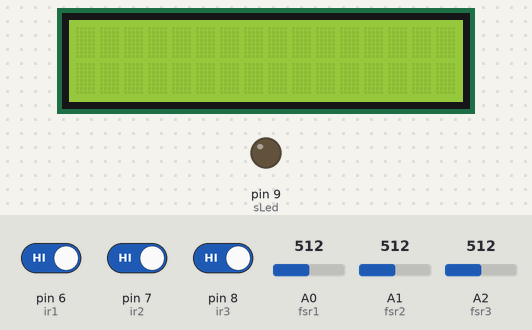
Recording of a sketch running on a simulated Arduino Uno, built with avr-gcc and run on an emulated ATmega328P. Parts: 16×2 character LCD, output pins drawn as LEDs (lit = HIGH). Dashed ring = blinking. Inputs (shaded band) come from the test bench; at power-on: A0 (fsr1) = 512, pin 6 (ir1) HIGH, pin 7 (ir2) HIGH, pin 8 (ir3) HIGH, A1 (fsr2) = 512, A2 (fsr3) = 512. What the sketch prints to the serial monitor is not drawn.

Above: at 2.7 s.
2.8 s: A0 (fsr1) set to 214
At 4.78 s:
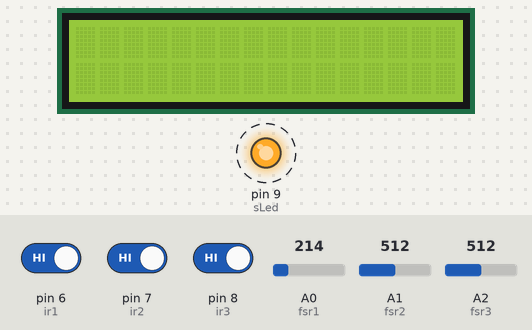
6.7 s: A0 (fsr1) set to 186
At 7.2 s:
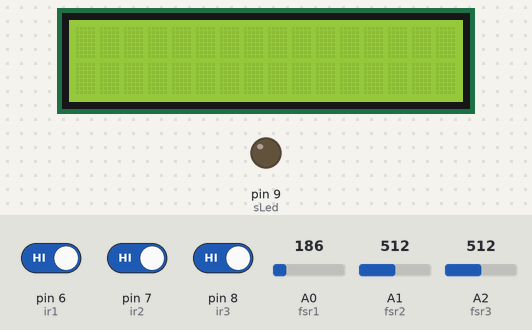
Timing chart, 0 to 9.7 s (numbered marks = the images above; inputs shaded):
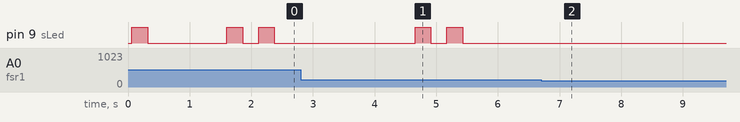

Measured:
- the behaviour switches between 201 and 200 on A0 (fsr1) (found by bisection; images 1 and 2)
- after the input at 6.7 s, pin 9 (sLed): stops changing and stays LOW
- by itself, pin 9 (sLed): alternates HIGH for 0.26 s and LOW for 0.26 s, 4 changes in all, then stays LOW

The sketch:

IPM029.ino
```cpp
// (licence header left out)
#include <LiquidCrystal.h>
#include <SoftwareSerial.h>

#define ir1 6
#define ir2 7
#define ir3 8

#define sLed 9

#define fsr1 A0
#define fsr2 A1
#define fsr3 A2

const int rs = 12, en = 11, d4 = 5, d5 = 4, d6 = 3, d7 = 2;
LiquidCrystal lcd(rs, en, d4, d5, d6, d7);

SoftwareSerial esp(3,2);

int count = 0;

void setup(){

  Serial.begin(9600);
  lcd.begin(16, 2);

  pinMode(ir1,INPUT);
  pinMode(ir2,INPUT);
  pinMode(ir3,INPUT);

  pinMode(sLed,OUTPUT);

  func();
  esp.print("AT+CWSAP=\"iPhone\",\"Nyankhan\",1,4");
  delay(1000);
}

void loop(){
   if(isSitting()){
    // Note the initial Time of start
    count++;
    if(!isNCoBody()){
      // Send msg to sit properly
      fixBodyP();
    }
   }
   if(count>=60){
    count = 0;
    fixBodyP();
   }
   delay(1000);
}

boolean isSitting(){
  int xx = analogRead(fsr1);
  int yy = analogRead(fsr2);
  int zz = analogRead(fsr3);

  if((xx > 200) && (yy > 200) && (zz > 200)){
    Serial.println("Sitting Properly");
    Serial.println();
    return true;
  }
  else if((xx < 50) && (yy < 50) && (zz < 50)){
    Serial.println("Not Sitting Properly");
    Serial.println();
    fixBodyP();
    return false;
  }
  else{
    Serial.println("No one is Sitting");
    Serial.println();
    return false;
  }
}

boolean isNCoBody(){
  boolean x = digitalRead(ir1);
  boolean y = digitalRead(ir2);
  boolean z = digitalRead(ir3);

  Serial.println("---- Body Posture ----");
  Serial.print("IR1 :");
  Serial.println(x);
  Serial.print("IR2 :");
  Serial.println(y);
  Serial.print("IR3 :");
  Serial.println(z);
  Serial.println("----------------------");
  Serial.println();

  if(x==0 && y==0 && z==0){
    // sitting good
    return true;
  }
  else{
    func();
    return false;
  }
}

void fixBodyP(){
  esp.print("AT+HTTPCLIENT=1,0,\"https://maker.ifttt.com/trigger/Getup/with/key/dlytuNd3LHhhaEcBsQfrxK\",\"maker.ifttt.com\",\"/get\",1");
  func();
  delay(1000);
}

void func(){
  digitalWrite(sLed,1);
  delay(255);
  digitalWrite(sLed,0);
  delay(255);
}
```
